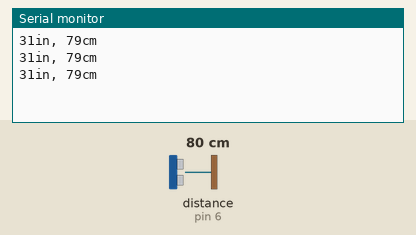
Bench run of a sketch on a simulated Arduino Uno, built with avr-gcc and run on an emulated ATmega328P. Parts: the last lines printed to the serial monitor. Wiring (inferred from the names in the program): ultrasonic range finder: trigger pin 7; echo pin 6. The test bench sets the inputs (shaded band); at power-on: distance to the obstacle (sensor on pin 6) 80 cm. The echo pulse lasts 58.3 µs per cm.

Above: at 1.3 s.
1.4 s: distance to the obstacle (sensor on pin 6) set to 2 cm
At 1.9 s:
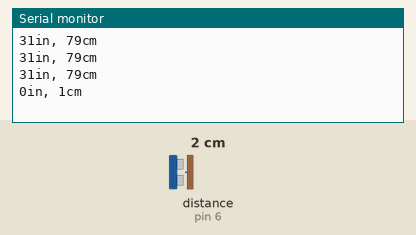
2.9 s: distance to the obstacle (sensor on pin 6) set to 4 cm
At 3.4 s:
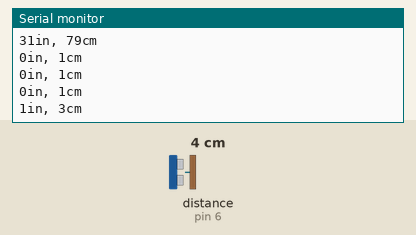
Timing chart, 0 to 5.9 s (numbered marks = the images above; inputs shaded):
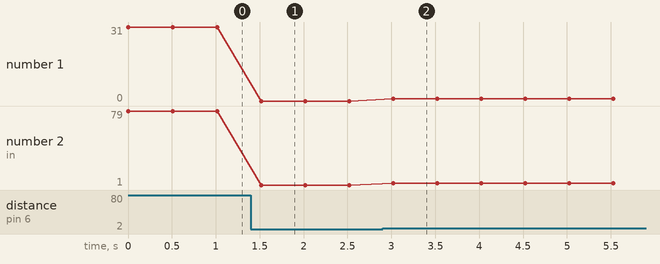

The sketch:

UltrasonicSensor.ino
```cpp
int trigPin = 7;    // Trigger
int echoPin = 6;    // Echo
long duration, cm, inches;

void setup() {

  Serial.begin (9600);

  pinMode(trigPin, OUTPUT);
  pinMode(echoPin, INPUT);
}

void loop() {

  digitalWrite(trigPin, LOW);
  delayMicroseconds(5);
  digitalWrite(trigPin, HIGH);
  delayMicroseconds(10);
  digitalWrite(trigPin, LOW);


  pinMode(echoPin, INPUT);
  duration = pulseIn(echoPin, HIGH);


  cm = (duration/2) / 29.1;
  inches = (duration/2) / 74;

  Serial.print(inches);
  Serial.print("in, ");
  Serial.print(cm);
  Serial.print("cm");
  Serial.println();

  delay(500);
}
```

Measured:
- after the input at 1.4 s, the serial monitor: prints a new line after 0.12 s (image 1)
- after the input at 2.9 s, the serial monitor: prints a new line after 0.12 s (image 2)
- plotted number 1: 31 → 0 after the input at 1.4 s
- plotted number 2: 79 → 1 after the input at 1.4 s, 1 → 3 after the input at 2.9 s
